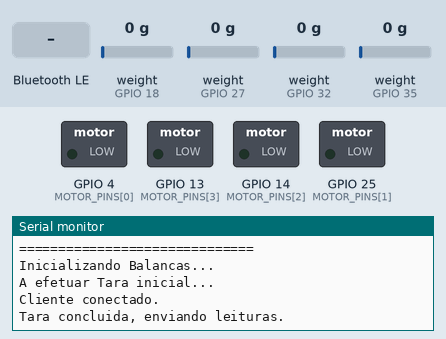
Recording of a sketch running on a simulated ESP32. Parts: switched loads named in the sketch (green lamp = pin HIGH), the last lines printed to the serial monitor. The test bench sets the inputs (shaded band); at power-on: weight on the scale (sensors on GPIO 18, GPIO 27, GPIO 32, GPIO 35) 0 g. Nothing arrives over Bluetooth unless stated; a phone connects over Bluetooth LE 3 s after start.

Above: at 5.2 s.
5.3 s: Bluetooth LE write "V," received
At 6.3 s:
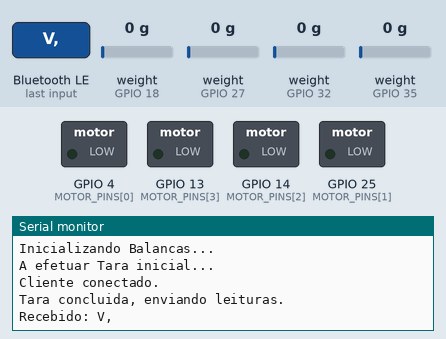
6.8 s: Bluetooth LE write "I," received
At 7.5 s:
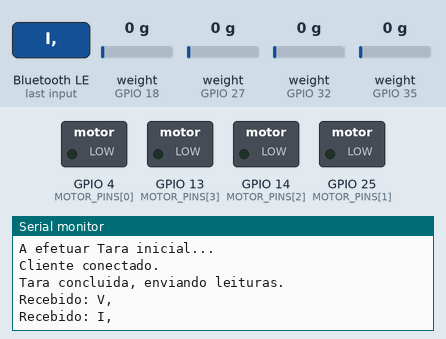
8.3 s: Bluetooth LE write "0" received
At 8.6 s:
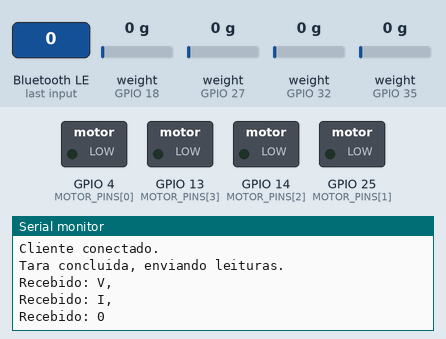

Measured:
- after the input at 5.3 s, the serial monitor: prints a new line at once (image 1)
- after the input at 6.8 s, the serial monitor: prints a new line at once (image 2)
- after the input at 8.3 s, the serial monitor: prints a new line at once (image 3)

The sketch:

jogoBLE.ino
```cpp
//server
#include <BLEDevice.h>
#include <BLEServer.h>
#include <BLEUtils.h>
#include <BLE2902.h>
#include "HX711.h"

// --- Configuração das Balanças (Pinos Originais Mantidos) ---
HX711 scale1, scale2, scale3, scale4;

#define DT1 35 // Frente-Esquerda
#define DT2 32 // Atrás-Esquerda
#define DT3 27 // Frente-Direita
#define DT4 18 // Atrás-Direita

#define SCK1 16
#define SCK2 33
#define SCK3 17
#define SCK4 19

long lastRaw1 = 0, lastRaw2 = 0, lastRaw3 = 0, lastRaw4 = 0;

// Balança que não respondeu na tara fica sem zero e mostraria pesos enormes:
// ela passa a enviar "nan" e as páginas descartam o pacote em vez de mostrar dados errados
bool tare1 = false, tare2 = false, tare3 = false, tare4 = false;

// --- Configuração dos Motores (PWM: liga/desliga ou intensidade 0-255) ---
// Trás-Esquerda fica no 25: o GPIO 12 define a tensão da flash no boot e,
// se o circuito do motor o deixar em nível alto, o ESP32 não inicia
const int MOTOR_PINS[] = {4, 25, 14, 13};
const int NUM_MOTORS = 4;

#define SERVICE_UUID        "12345678-1234-1234-1234-1234567890ab"
#define PESO_UUID           "11111111-1111-1111-1111-111111111111"
#define CMD_UUID            "22222222-2222-2222-2222-222222222222"  //definindo o ble (troca de wifi para ble)

BLECharacteristic *pesoCharacteristic;
BLECharacteristic *cmdCharacteristic;
BLEService *pService;

// Controle de conexão BLE (substitui a antiga variável "numCliente" do WebSocket)
bool deviceConnected = false;

unsigned long lastSendTime = 0;
unsigned long lastMotorCommand = 0;
const int SEND_INTERVAL = 100; // Estabilizado em 10Hz (100ms) para sincronia com o HTML
const int MOTOR_TIMEOUT = 2000;

// --- Callback para saber quando um cliente BLE conecta/desconecta ---
class ServerCallbacks : public BLEServerCallbacks {
    void onConnect(BLEServer *pServer) {
        deviceConnected = true;
        Serial.println("Cliente conectado.");
    }

    void onDisconnect(BLEServer *pServer) {
        deviceConnected = false;
        Serial.println("Cliente desconectado.");
        // Reinicia o advertising para permitir nova conexão
        pServer->getAdvertising()->start();
    }
};

// --- Callback para receber comandos dos motores via BLE ---
class CmdCallbacks : public BLECharacteristicCallbacks {
    void onWrite(BLECharacteristic *pCharacteristic) {

        String comando = pCharacteristic->getValue();

        comando.trim();

        Serial.print("Recebido: ");
        Serial.println(comando);

        if (comando.length() == 0)
            return;

        if (comando.startsWith("V,")) {

            int estados[4];

            int parsed = sscanf(
                comando.c_str(),
                "V,%d,%d,%d,%d",
                &estados[0],
                &estados[1],
                &estados[2],
                &estados[3]
            );
            if (parsed == 4) {

                Serial.printf("Motores: %d %d %d %d\n",
                  estados[0],
                  estados[1],
                  estados[2],
                  estados[3]);

                for (int i = 0; i < NUM_MOTORS; i++) {

                    estados[i] = constrain(estados[i], 0, 1); // só aceita 0 (desliga) ou 1 (liga)

                    analogWrite(MOTOR_PINS[i], estados[i] == 1 ? 255 : 0);

                    Serial.printf("Motor %d = %s\n", i, estados[i] == 1 ? "LIGADO" : "DESLIGADO");
                }

                lastMotorCommand = millis();
            }
        }

        // "I,a,b,c,d" -> intensidade de cada motor (0 a 255) via PWM, usado pelo modo jogo
        if (comando.startsWith("I,")) {

            int intensidades[4];

            int parsed = sscanf(
                comando.c_str(),
                "I,%d,%d,%d,%d",
                &intensidades[0],
                &intensidades[1],
                &intensidades[2],
                &intensidades[3]
            );

            if (parsed == 4) {

                for (int i = 0; i < NUM_MOTORS; i++) {
                    analogWrite(MOTOR_PINS[i], constrain(intensidades[i], 0, 255));
                }

                lastMotorCommand = millis();
            }
        }
    }
};

void setup() {
    Serial.begin(115200);

    // Configuração dos pinos dos motores como saída PWM (permite controlar a intensidade da vibração)
    for (int i = 0; i < NUM_MOTORS; i++) {
        pinMode(MOTOR_PINS[i], OUTPUT);
        analogWrite(MOTOR_PINS[i], 0); // Desligados no início
    }

    // Configura o Access por BLE
    BLEDevice::init("ESP32-BALANCA");

    // Pacote de peso passa de 20 bytes (limite do MTU padrão de 23); sem isso ele
    // pode chegar cortado e com o último peso errado
    BLEDevice::setMTU(185);

    BLEServer *server = BLEDevice::createServer();
    server->setCallbacks(new ServerCallbacks());

    BLEService *service = server->createService(SERVICE_UUID);

    pesoCharacteristic = service->createCharacteristic(
        PESO_UUID,
        BLECharacteristic::PROPERTY_READ |
        BLECharacteristic::PROPERTY_NOTIFY
    );

    pesoCharacteristic->addDescriptor(new BLE2902());

    pesoCharacteristic->setValue("P,0,0,0,0");

    cmdCharacteristic = service->createCharacteristic(
        CMD_UUID,
        BLECharacteristic::PROPERTY_WRITE
    );

    cmdCharacteristic->setCallbacks(new CmdCallbacks());

    service->start();

    BLEAdvertising *advertising = BLEDevice::getAdvertising();

    advertising->addServiceUUID(SERVICE_UUID);
    advertising->setScanResponse(true);

    BLEDevice::startAdvertising();

    Serial.println("==============================");
    Serial.println("ESP32-BALANCA");
    Serial.println("BLE iniciado!");
    Serial.println("Advertising iniciado!");
    Serial.println("==============================");

    Serial.println("Inicializando Balancas...");
    scale1.begin(DT1, SCK1);
    scale2.begin(DT2, SCK2);
    scale3.begin(DT3, SCK3);
    scale4.begin(DT4, SCK4);

    // Faz a tara inicial ao ligar (mantenha a balança sem peso neste momento).
    // Fica depois do BLE para a página já poder conectar enquanto a tara acontece.
    // 10 amostras por balança (~1s cada a 10 leituras/s).
    Serial.println("A efetuar Tara inicial...");
    tare1 = scale1.wait_ready_timeout(1000);
    tare2 = scale2.wait_ready_timeout(1000);
    tare3 = scale3.wait_ready_timeout(1000);
    tare4 = scale4.wait_ready_timeout(1000);

    if (tare1) scale1.tare(10); else Serial.println("ERRO: scale1 nao respondeu para tara!");
    if (tare2) scale2.tare(10); else Serial.println("ERRO: scale2 nao respondeu para tara!");
    if (tare3) scale3.tare(10); else Serial.println("ERRO: scale3 nao respondeu para tara!");
    if (tare4) scale4.tare(10); else Serial.println("ERRO: scale4 nao respondeu para tara!");

    Serial.println("Tara concluida, enviando leituras.");
}

void loop() {
    unsigned long currentTime = millis();

    // 1. LEITURA CONTINUA DOS SENSORES (Evita pular para zero)
    if (scale1.is_ready()) lastRaw1 = scale1.get_value(1);
    if (scale2.is_ready()) lastRaw2 = scale2.get_value(1);
    if (scale3.is_ready()) lastRaw3 = scale3.get_value(1);
    if (scale4.is_ready()) lastRaw4 = scale4.get_value(1);

    // 2. ENVIO DOS DADOS PROCESSADOS VIA BLE
    if (currentTime - lastSendTime >= SEND_INTERVAL) {

        if (deviceConnected) {

            float p1 = tare1 ? (-6.0 * 0.00001) * lastRaw1 : NAN;
            float p2 = tare2 ? (-6.0 * 0.00001) * lastRaw2 : NAN;
            float p3 = tare3 ? (-7.0 * 0.00001) * lastRaw3 : NAN;
            float p4 = tare4 ? (-7.0 * 0.00001) * lastRaw4 : NAN;

            // "P," identifica o pacote como Peso; o JS descarta esse
            // primeiro campo antes de interpretar os 4 valores.
            // O "\n" marca o fim do pacote: a página descarta pacotes cortados
            String dadosBalanca = "P," +
                String(p1, 2) + "," +
                String(p2, 2) + "," +
                String(p3, 2) + "," +
                String(p4, 2) + "\n";

            pesoCharacteristic->setValue(dadosBalanca.c_str());
            pesoCharacteristic->notify();
        }

        lastSendTime = currentTime;
    }

    // Timeout de segurança: se o PC parar de responder, desliga os motores
    if (currentTime - lastMotorCommand > MOTOR_TIMEOUT) {
        for (int i = 0; i < NUM_MOTORS; i++) {
            analogWrite(MOTOR_PINS[i], 0);
        }
    }
}
```
